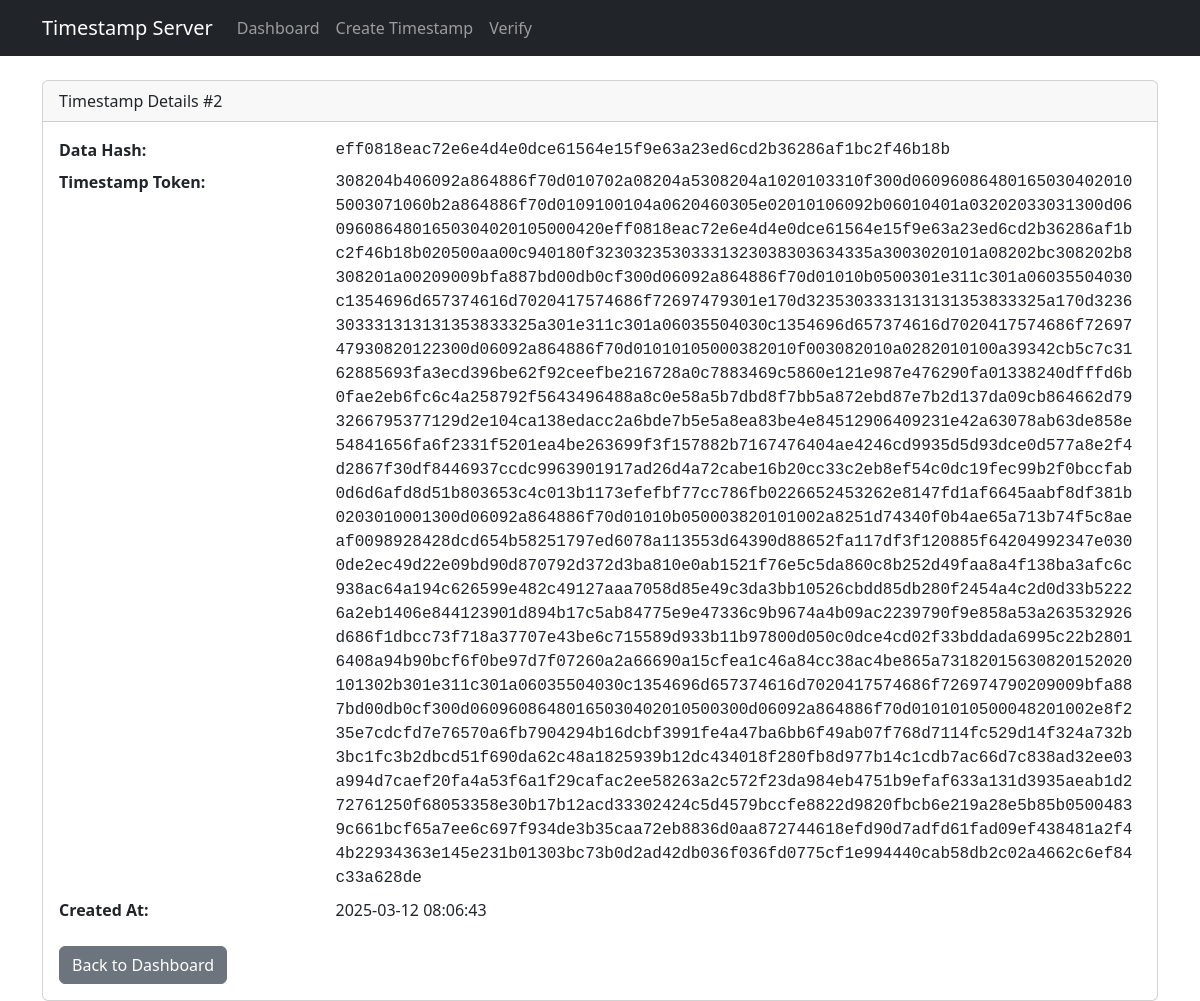
Page /timestamp/2 on the committed database.
### models.py (models this page shows, shortened)
class Timestamp(db.Model):
    __tablename__ = 'timestamps'
    id = db.Column(db.Integer, primary_key=True)
    data_hash = db.Column(db.LargeBinary, nullable=False)
    timestamp_token = db.Column(db.LargeBinary, nullable=False)
    created_at = db.Column(db.DateTime, default=datetime.utcnow)

### app.py (the view)
@app.route('/timestamp/<int:timestamp_id>')
def timestamp_detail(timestamp_id):
    timestamp = Timestamp.query.get_or_404(timestamp_id)
    return render_template('timestamp_detail.html', timestamp=timestamp)

### templates/timestamp_detail.html
{% extends "base.html" %}
{% block content %}
<div class="card">
    <div class="card-header">
        Timestamp Details #{{ timestamp.id }}
    </div>
    <div class="card-body">
        <dl class="row">
            <dt class="col-sm-3">Data Hash:</dt>
            <dd class="col-sm-9 font-monospace">{{ timestamp.data_hash.hex() }}</dd>
            <dt class="col-sm-3">Timestamp Token:</dt>
            <dd class="col-sm-9 font-monospace text-break">{{ timestamp.timestamp_token.hex() }}</dd>
            <dt class="col-sm-3">Created At:</dt>
            <dd class="col-sm-9">{{ timestamp.created_at.strftime('%Y-%m-%d %H:%M:%S') }}</dd>
        </dl>
        <a href="/dashboard" class="btn btn-secondary">Back to Dashboard</a>
    </div>
</div>
{% endblock %}

### rows in the picture
Timestamp: id "2", data_hash.hex "eff0818eac72e6e4d4e0dce61564e15f9e63a23ed6cd2b36286af1bc2f46b18b", timestamp_token.hex "308204b406092a864886f70d010702a08204a5308204a1020103310f300d060960864801650304020105003071060b2a864886f70d0109100104a0620460305e02010106092b06010401a03202033031300d060960864801650304020105000420eff0818eac72e6e4d4e0dce61564e15f9e63a23ed6cd2b36286af1bc2f46b18b020500aa00c940180f32303235303331323038303634335a3003020101a08202bc308202b8308201a00209009bfa887bd00db0cf300d06092a864886f70d01010b0500301e311c301a06035504030c1354696d657374616d7020417574686f72697479301e170d3235303331313131353833325a170d3236303331313131353833325a301e311c301a06035504030c1354696d657374616d7020417574686f7269747930820122300d06092a864886f70d01010105000382010f003082010a0282010100a39342cb5c7c3162885693fa3ecd396be62f92ceefbe216728…", created_at "2025-03-12 08:06:43"
